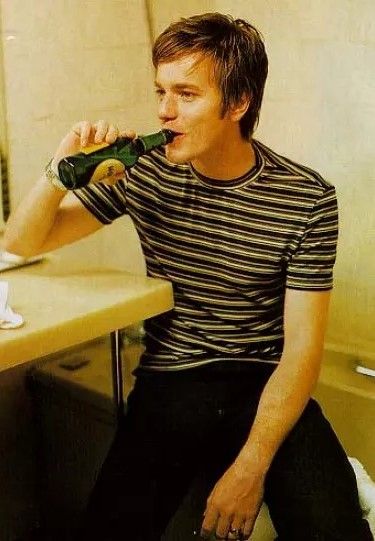
#> input picture figures/ewan.jpg, 375 x 541 px
$ python histogram.py
#> lines starting #> are read from the running program, lines starting #| are printed output that depends on the picture
import cv2
import numpy as np

def calcAndDrawHist(image, color):
    hist= cv2.calcHist([image], [0], None, [256], [0.0,255.0])
    minVal, maxVal, minLoc, maxLoc = cv2.minMaxLoc(hist)
    histImg = np.zeros([256,256,3], np.uint8)
    hpt = int(0.9* 256);

    for h in range(256):
        intensity = int(hist[h]*hpt/maxVal)
        cv2.line(histImg,(h,256), (h,256-intensity), color)

    return histImg;

if __name__ == '__main__':
    img = cv2.imread("ewan.jpg")
#> img is the input picture: shape (541, 375, 3); mean B, G, R 58.3, 99.7, 119.9
    b, g, r = cv2.split(img)
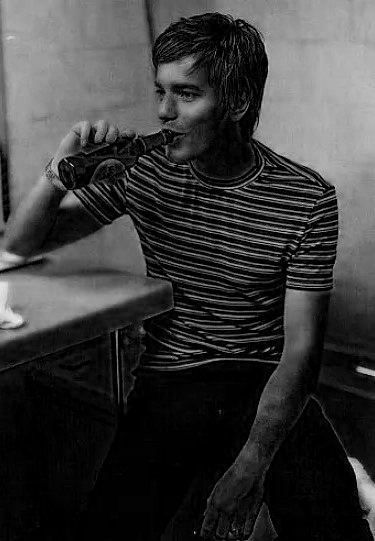
#> b: shape (541, 375); min 0, max 244, mean 58.3
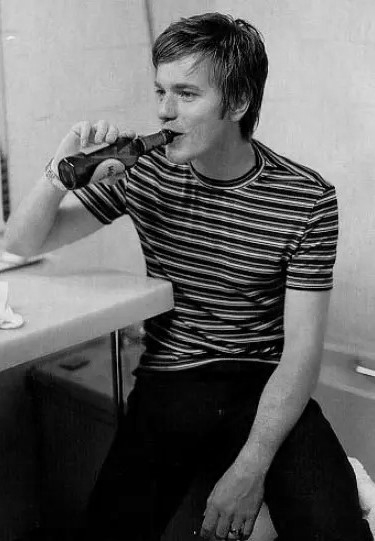
#> g: shape (541, 375); min 0, max 248, mean 99.7
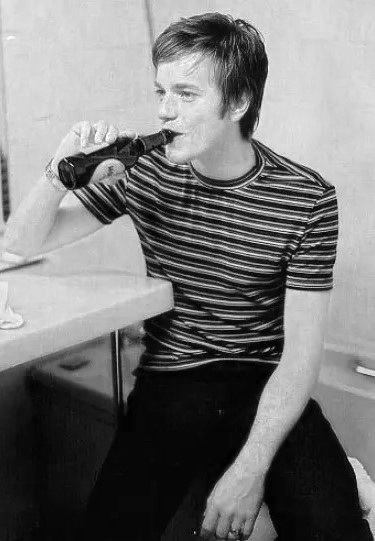
#> r: shape (541, 375); min 0, max 255, mean 119.9

    histImgB = calcAndDrawHist(b, [255, 0, 0])
#> in calcAndDrawHist, `hist= cv2.calcHist([image], [0], None, [256], [0.0,255.0])`: hist = 256 values, max 26793 at index 0, min 0 at index 230, mean 792.5
#> in calcAndDrawHist, `minVal, maxVal, minLoc, maxLoc = cv2.minMaxLoc(hist)`: minVal = 0; maxVal = 26793; minLoc = (0, 230); maxLoc = (0, 0)
#> the loop in calcAndDrawHist, `for h in range(256):` made 256 passes
#> intensity on passes 1 to 3: 230, 109, 66
#> after the loop in calcAndDrawHist, `for h in range(256):`:
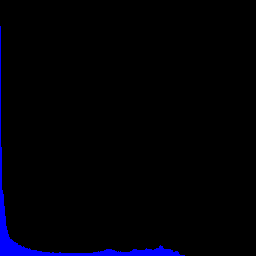
#> histImg: shape (256, 256, 3); mean of channels 0, 1, 2 6.4, 0, 0; drawn as B, G, R
    histImgG = calcAndDrawHist(g, [0, 255, 0])
#> in calcAndDrawHist (call 2), `hist= cv2.calcHist([image], [0], None, [256], [0.0,255.0])`: hist = 256 values, max 8010 at index 1, min 0 at index 237, mean 792.5
#> in calcAndDrawHist (call 2), `minVal, maxVal, minLoc, maxLoc = cv2.minMaxLoc(hist)`: maxVal = 8010; minLoc = (0, 237); maxLoc = (0, 1)
#> the loop in calcAndDrawHist (call 2), `for h in range(256):` made 256 passes
#> intensity on passes 1 to 3: 180, 230, 112
#> after the loop in calcAndDrawHist (call 2), `for h in range(256):`:
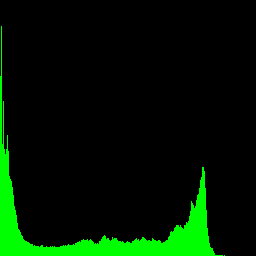
#> histImg: shape (256, 256, 3); mean of channels 0, 1, 2 0, 22.2, 0; drawn as B, G, R
    histImgR = calcAndDrawHist(r, [0, 0, 255])
#> in calcAndDrawHist (call 3), `hist= cv2.calcHist([image], [0], None, [256], [0.0,255.0])`: hist = 256 values, max 8737 at index 7, min 0 at index 255, mean 792.4
#> in calcAndDrawHist (call 3), `minVal, maxVal, minLoc, maxLoc = cv2.minMaxLoc(hist)`: maxVal = 8737; minLoc = (0, 255); maxLoc = (0, 7)
#> the loop in calcAndDrawHist (call 3), `for h in range(256):` made 256 passes
#> intensity on passes 1 to 3: 0, 2, 4
#> after the loop in calcAndDrawHist (call 3), `for h in range(256):`:
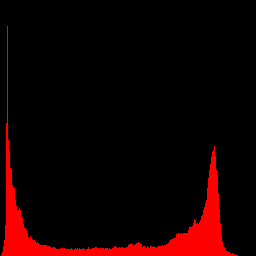
#> histImg: shape (256, 256, 3); mean of channels 0, 1, 2 0, 0, 20.3; drawn as B, G, R

    cv2.imshow("histImgB", histImgB)
    cv2.imshow("histImgG", histImgG)
    cv2.imshow("histImgR", histImgR)
    cv2.imshow("Img", img)
    cv2.waitKey(0)
    cv2.destroyAllWindows()
